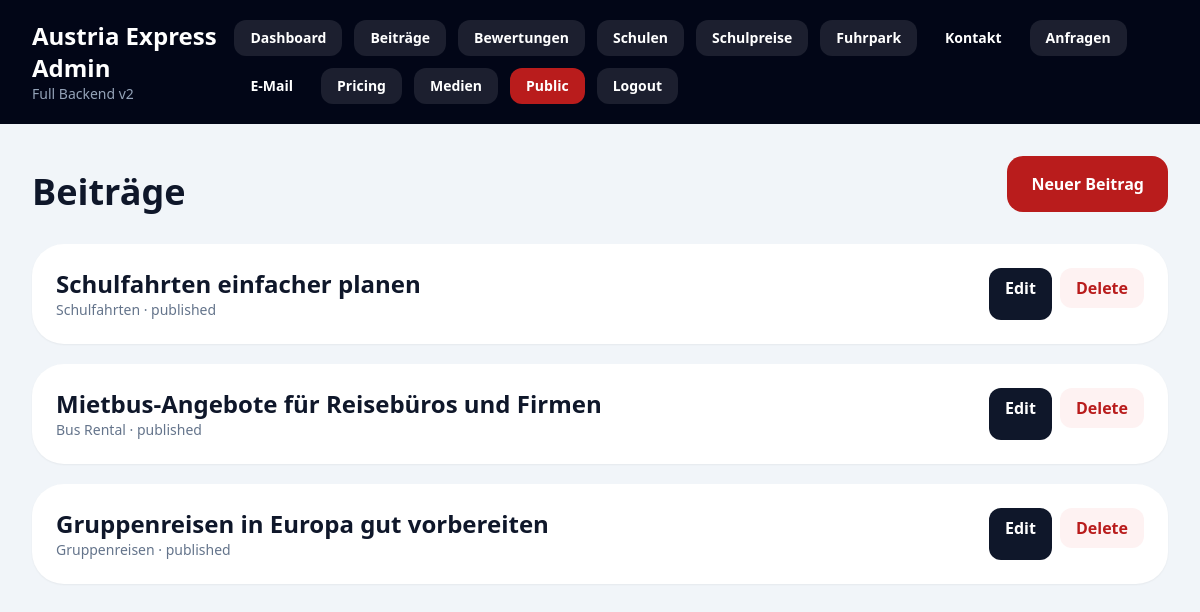
/admin/posts (signed in), run on the app's committed database.
### app/models.py (models this page shows)
class BlogPost(db.Model):
    __tablename__ = "blog_posts"
    id = db.Column(db.Integer, primary_key=True)
    title = db.Column(db.String(220), nullable=False)
    slug = db.Column(db.String(240), unique=True, nullable=False, index=True)
    category = db.Column(db.String(80), default="Allgemein", nullable=False, index=True)
    excerpt = db.Column(db.Text, nullable=True)
    body = db.Column(db.Text, nullable=False)
    main_image = db.Column(db.String(500), nullable=True)
    alt_text = db.Column(db.String(255), nullable=True)
    status = db.Column(db.String(30), default="draft", nullable=False, index=True)
    published_at = db.Column(db.DateTime(timezone=True), nullable=True)
    seo_title = db.Column(db.String(255), nullable=True)
    seo_description = db.Column(db.String(320), nullable=True)
    sort_order = db.Column(db.Integer, default=100, nullable=False)
    created_at = db.Column(db.DateTime(timezone=True), default=utcnow, nullable=False)
    updated_at = db.Column(db.DateTime(timezone=True), default=utcnow, onupdate=utcnow, nullable=False)

### app/routes/admin.py (the view)
@admin_bp.route("/posts")
@login_required
def posts_list():
    status = request.args.get("status", "all")
    query = BlogPost.query
    if status != "all":
        query = query.filter_by(status=status)
    posts = query.order_by(BlogPost.sort_order.asc(), BlogPost.created_at.desc()).all()
    return render_template("admin/posts_list.html", posts=posts, selected_status=status)

### app/__init__.py (called while the page is built)
def create_app(config_object=Config) -> Flask:
    app = Flask(__name__, instance_relative_config=True)
    app.config.from_object(config_object)
    Path(app.instance_path).mkdir(parents=True, exist_ok=True)
    app.config["UPLOAD_FOLDER"].mkdir(parents=True, exist_ok=True)
    db.init_app(app)
    from .routes.public import public_bp
    from .routes.admin import admin_bp
    app.register_blueprint(public_bp)
    app.register_blueprint(admin_bp, url_prefix="/admin")
    @app.context_processor
    def inject_csrf():
        return {"csrf_token": get_csrf_token}
    register_cli(app)
    return app

### app/routes/admin.py (called while the page is built)
def current_admin():
    admin_id = session.get("admin_id")
    if not admin_id:
        return None
    return AdminUser.query.get(admin_id)

def login_required(view):
    @wraps(view)
    def wrapped(*args, **kwargs):
        if not current_admin():
            return redirect(url_for("admin.login", next=request.path))
        return view(*args, **kwargs)
    return wrapped

### app/utils/csrf.py (called while the page is built)
def get_csrf_token() -> str:
    token = session.get("_csrf_token")
    if not token:
        token = secrets.token_urlsafe(32)
        session["_csrf_token"] = token
    return token

### app/templates/admin/posts_list.html
{% extends "admin/base_admin.html" %}{% block content %}<div class="mb-8 flex justify-between items-end"><div><h1 class="text-4xl font-black">Beiträge</h1></div><a href="{{ url_for('admin.post_new') }}" class="rounded-2xl bg-red-700 px-6 py-4 font-black text-white">Neuer Beitrag</a></div><div class="grid gap-5">{% for post in posts %}<div class="rounded-[2rem] bg-white p-6 shadow-sm"><div class="flex justify-between gap-4"><div><h2 class="text-2xl font-black">{{ post.title }}</h2><div class="text-sm text-slate-500">{{ post.category }} · {{ post.status }}</div></div><div class="flex gap-2"><a href="{{ url_for('admin.post_edit', post_id=post.id) }}" class="rounded-xl bg-slate-900 px-4 py-2 font-bold text-white">Edit</a><form method="post" action="{{ url_for('admin.post_delete', post_id=post.id) }}"><input type="hidden" name="_csrf_token" value="{{ csrf_token() }}"><button class="rounded-xl bg-red-50 px-4 py-2 font-bold text-red-700">Delete</button></form></div></div></div>{% else %}<div class="rounded-[2rem] bg-white p-8">Keine Beiträge.</div>{% endfor %}</div>{% endblock %}

### app/static/css/site.css (style rules this page uses)
html { scroll-behavior: smooth; }

### data on the page
BlogPost: title "Schulfahrten einfacher planen", category "Schulfahrten", status "published"
BlogPost: title "Mietbus-Angebote für Reisebüros und Firmen", category "Bus Rental", status "published"
BlogPost: title "Gruppenreisen in Europa gut vorbereiten", category "Gruppenreisen", status "published"
